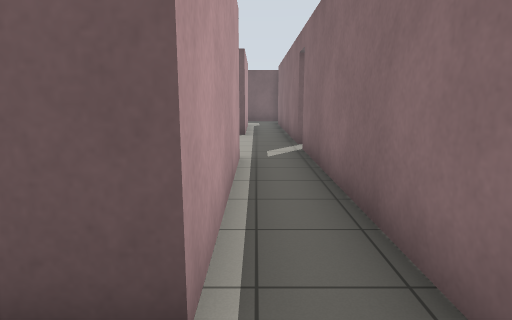
view 1 (above)

17 first-person views from a walk through a world built for the Gazebo simulator. The camera is 1.2 m above the floor, tilts 10° down and sees 75° across. The floor is counted in squares, 1 m on a side. Each view is taken from the middle of a square. On the plan, view 1 faces up. The plan holds only what a view shows up to about 13 squares ahead; the rest is blank.

view 2
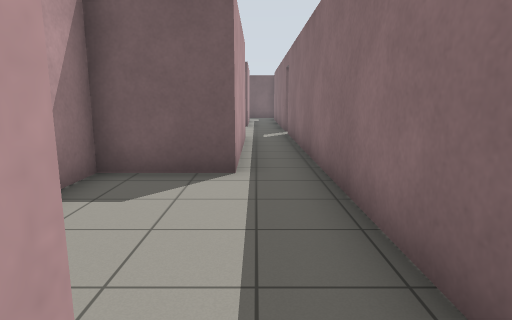

view 3
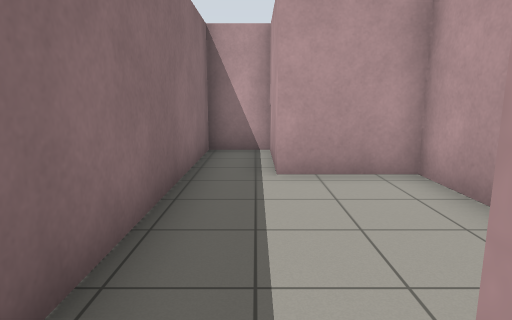

view 4
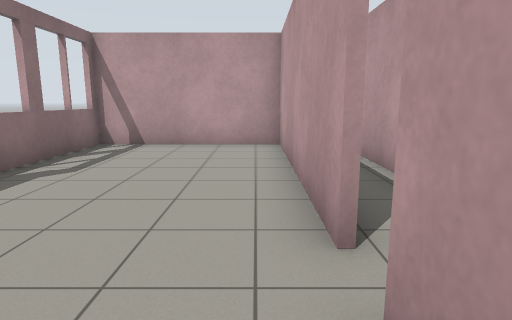

view 5
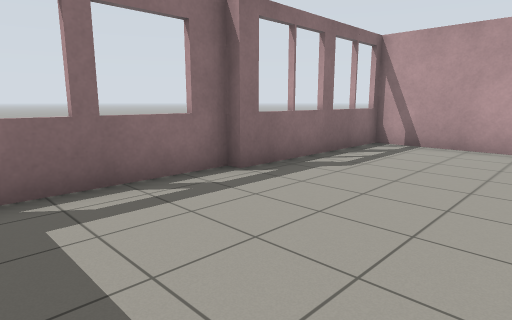

view 6
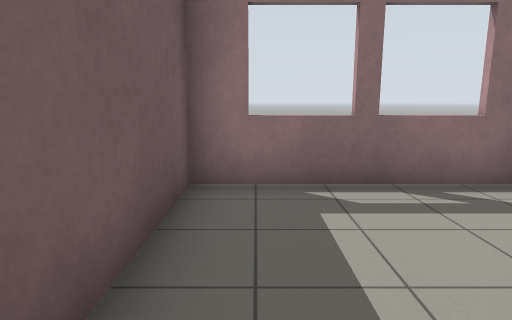

view 7
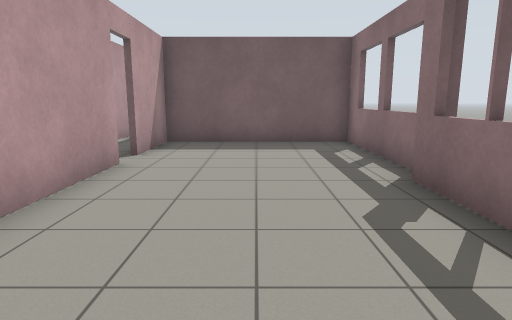

view 8
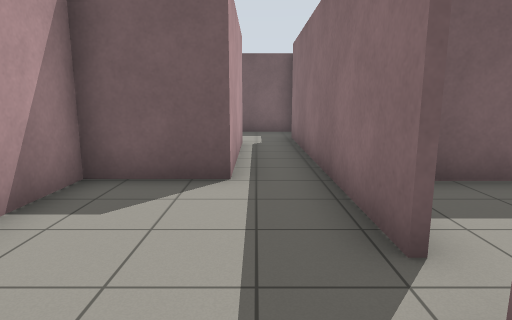

view 9
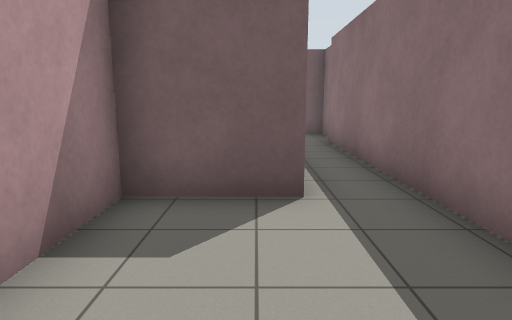

view 10
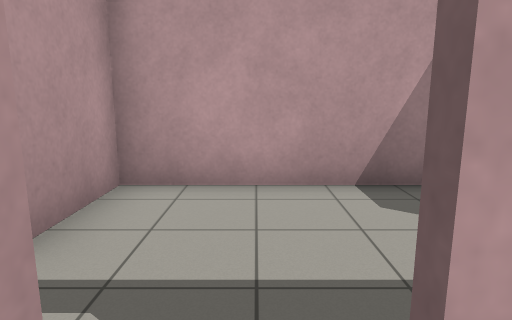

view 11
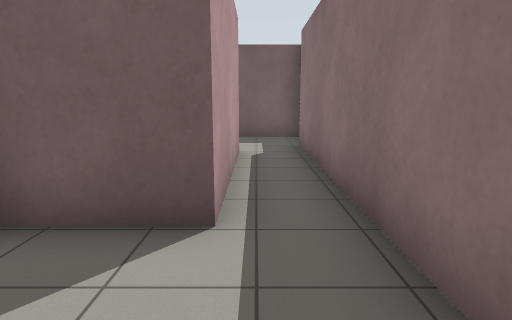

view 12
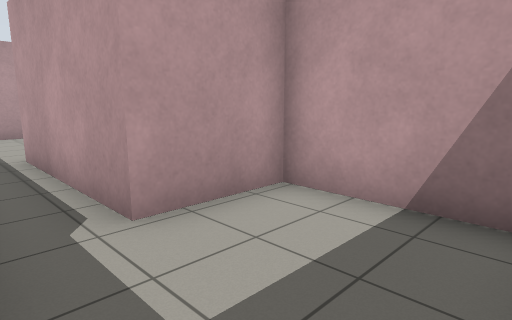

view 13
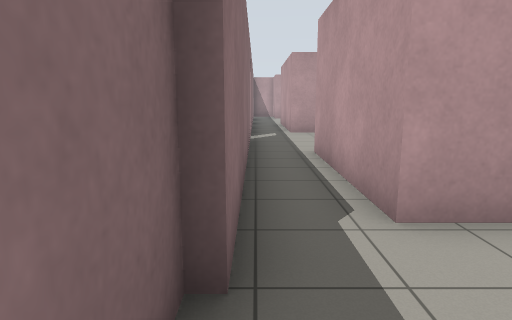

view 14
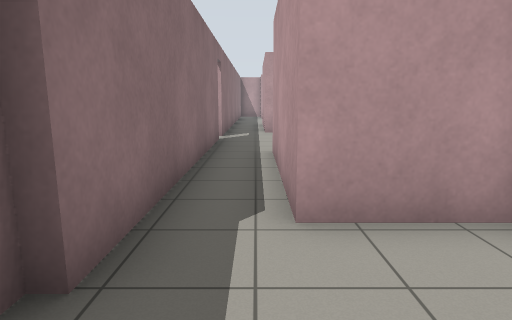

view 15
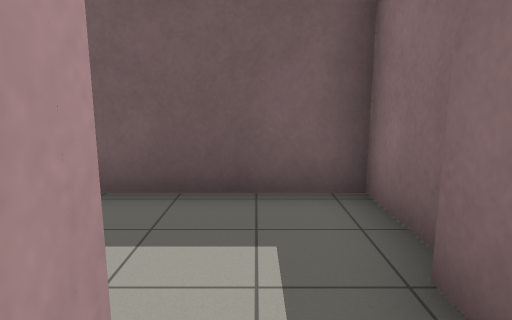

view 16
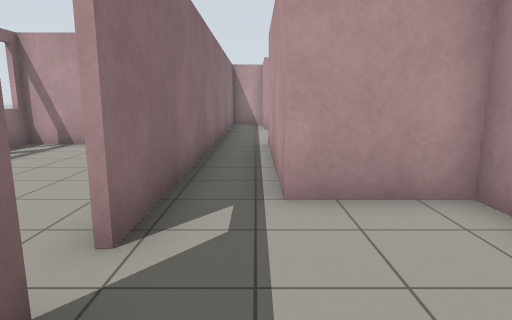

view 17
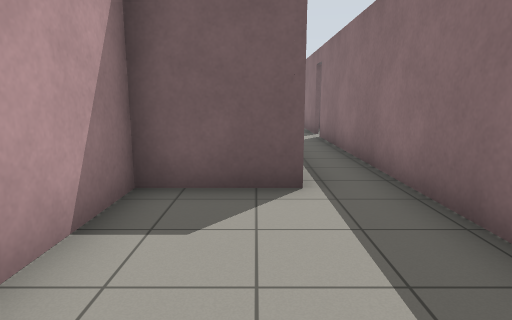

### Floor plan
Points are (right, up) in squares from view 1. A wall is a line through its corners. A room is listed if a view was taken in it or the views show most of it. See-through windows are left out.
Room 1 (views 1, 2, 3, 8, 17)
walls: (-0.4, 7) (-0.4, 1.5) (-2.7, 1.5) (-2.7, -3.4) (-0.4, -3.4) (-0.4, -6.3) (1.2, -6.3) (1.2, 7.5)
ways out: opening at (0, 7) to room 3
Room 2 (views 4, 5, 6, 7, 10)
walls: (6.7, 6.9) (6.7, 12.1) (1.3, 12.1) (1.3, 9.4); (1.3, 8.5) (1.3, 1.7) (6.4, 1.7) (6.4, 7.1)
ways out: open door at (1, 9) to room 3
Room 3 (views 9, 11, 15, 16)
walls: (1.2, 9.4) (1.2, 18.1); (1.2, 7.5) (1.2, 8.5); (-0.4, 16.8) (-0.4, 12.1) (-2.7, 12.1) (-2.7, 7) (-0.4, 7)
ways out: opening at (0, 7) to room 1; open door at (1, 9) to room 2; opening at (0, 17) to room 4
Room 4 (views 12, 13, 14)
walls: (-2.7, 19.6) (-2.7, 16.8) (-0.4, 16.8); (1.5, 18) (1.5, 20.3) (-2.1, 20.3)
ways out: opening at (0, 17) to room 3

Where each view was taken, in squares from view 1:
view 1: 0 up, 0 right, facing up
view 2: 4 down, 0 right, facing up
view 3: 2 up, 0 right, facing down
view 4: 11 up, 2 right, facing down
view 5: 11 up, 2 right, facing down-right
view 6: 11 up, 2 right, facing right
view 7: 2 up, 4 right, facing up
view 8: 7 up, 0 right, facing up
view 9: 8 up, 1 left, facing up
view 10: 9 up, 2 right, facing left
view 11: 9 up, 0 right, facing up
view 12: 20 up, 1 right, facing down-left
view 13: 20 up, 1 right, facing down
view 14: 20 up, 0 right, facing down
view 15: 16 up, 0 right, facing up
view 16: 11 up, 0 right, facing down
view 17: 3 down, 1 left, facing up
